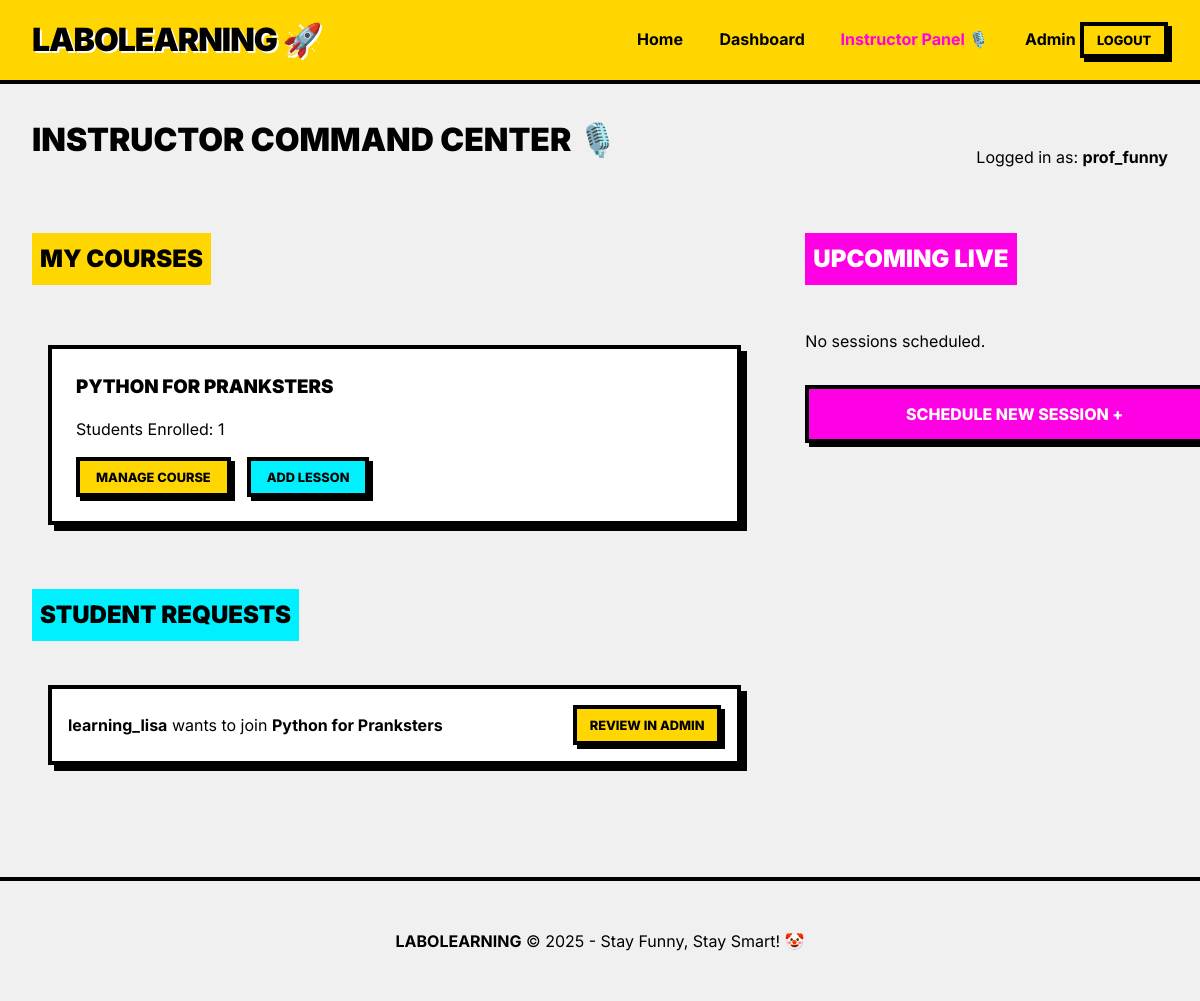
/live/instructor/ (signed in), run on an earlier commit of the app's database.
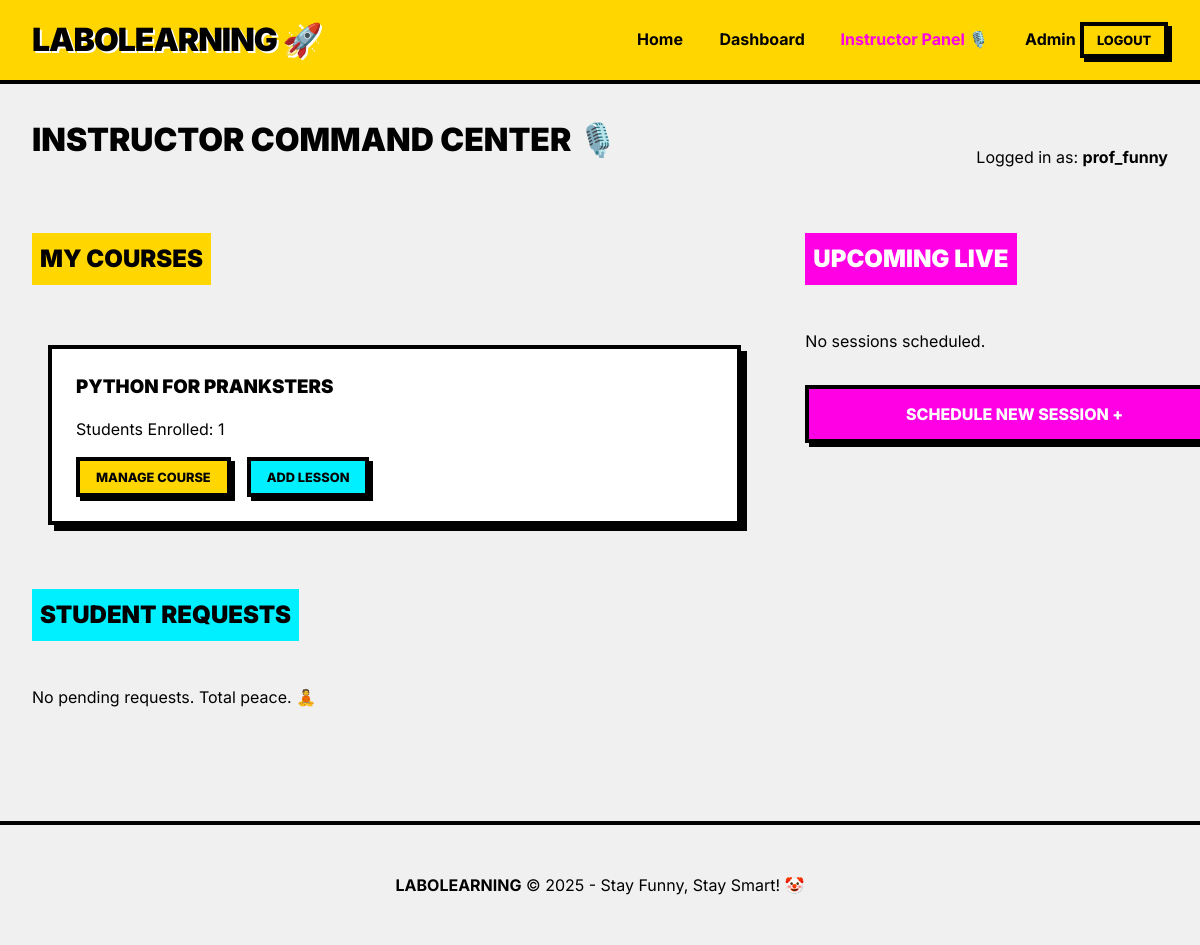
And on a later commit of the database.
### courses/models.py (models this page shows, shortened)
class Course(models.Model):
    title = models.CharField(max_length=200)
    description = models.TextField()
    instructor = models.ForeignKey(settings.AUTH_USER_MODEL, on_delete=models.CASCADE, related_name='teaching_courses')
    thumbnail = models.ImageField(upload_to='course_thumbnails/', blank=True, null=True)
    created_at = models.DateTimeField(auto_now_add=True)

class EnrollmentRequest(models.Model):
    STATUS_CHOICES = (
        ('pending', 'Pending'),
        ('approved', 'Approved'),
        ('rejected', 'Rejected'),
    )
    student = models.ForeignKey(settings.AUTH_USER_MODEL, on_delete=models.CASCADE, related_name='enrollment_requests')
    course = models.ForeignKey(Course, on_delete=models.CASCADE, related_name='enrollment_requests')
    status = models.CharField(max_length=10, choices=STATUS_CHOICES, default='pending')
    requested_at = models.DateTimeField(auto_now_add=True)
    processed_at = models.DateTimeField(null=True, blank=True)

### users/models.py (models this page shows, shortened)
class User(AbstractUser):
    ROLE_CHOICES = (
        ('student', 'Student'),
        ('instructor', 'Instructor'),
        ('admin', 'Admin'),
    )
    role = models.CharField(max_length=20, choices=ROLE_CHOICES, default='student')
    bio = models.TextField(blank=True, null=True)
    device_limit = models.IntegerField(default=1) # Requirement: device limit control
    @property
    def unread_notifications_count(self):
        return self.notifications.filter(is_read=False).count()

### live_sessions/views.py (the view)
# urls.py: path('instructor/', views.instructor_dashboard, name='instructor_dashboard'),
@login_required
def instructor_dashboard(request):
    if request.user.role != 'instructor' and not request.user.is_staff:
        return redirect('home')
    courses = Course.objects.filter(instructor=request.user)
    upcoming_sessions = LiveSession.objects.filter(course__instructor=request.user, scheduled_at__gte=timezone.now())
    pending_requests = EnrollmentRequest.objects.filter(course__instructor=request.user, status='pending')
    return render(request, 'live_sessions/instructor_dashboard.html', {
        'courses': courses,
        'upcoming_sessions': upcoming_sessions,
        'pending_requests': pending_requests
    })

### templates/live_sessions/instructor_dashboard.html
{% extends 'base.html' %}
{% block content %}
<div style="display: flex; justify-content: space-between; align-items: flex-end; margin-bottom: 3rem;">
    <h1>Instructor Command Center 🎙️</h1>
    <p>Logged in as: <strong>{{ user.username }}</strong></p>
</div>
<div style="display: grid; grid-template-columns: 2fr 1fr; gap: 3rem;">
    <div>
        <h2 style="background: var(--primary-color); padding: 0.5rem; display: inline-block;">My Courses</h2>
        <div style="display: grid; grid-template-columns: 1fr; gap: 1.5rem; margin-top: 1.5rem;">
            {% for course in courses %}
            <div class="brutal-card" style="padding: 1.5rem;">
                <h3 style="margin: 0;"><a href="{% url 'course_detail' course.id %}"
                        style="text-decoration: none; color: inherit;">{{ course.title }}</a></h3>
                <p>Students Enrolled: {{ course.enrollments.count }}</p>
                <div style="display: flex; gap: 1rem; margin-top: 1rem;">
                    <a href="{% url 'course_detail' course.id %}" class="brutal-btn"
                        style="padding: 0.4rem 1rem; font-size: 0.8rem;">Manage Course</a>
                    <a href="{% url 'add_lesson' course.id %}" class="brutal-btn accent"
                        style="padding: 0.4rem 1rem; font-size: 0.8rem;">Add Lesson</a>
                </div>
            </div>
            {% endfor %}
        </div>
        <h2 style="background: var(--accent-color); padding: 0.5rem; display: inline-block; margin-top: 3rem;">Student
            Requests</h2>
        <div style="margin-top: 1.5rem;">
            {% for req in pending_requests %}
            <div class="brutal-card"
                style="display: flex; justify-content: space-between; align-items: center; padding: 1rem;">
                <div>
                    <strong>{{ req.student.username }}</strong> wants to join <strong>{{ req.course.title }}</strong>
                </div>
                <a href="{% url 'admin:courses_enrollmentrequest_change' req.id %}" class="brutal-btn"
                    style="padding: 0.4rem 0.8rem; font-size: 0.8rem;">Review in Admin</a>
            </div>
            {% empty %}
            <p>No pending requests. Total peace. 🧘</p>
            {% endfor %}
        </div>
    </div>
    <div>
        <h2 style="background: var(--secondary-color); color: white; padding: 0.5rem; display: inline-block;">Upcoming
            Live</h2>
        <div style="margin-top: 1.5rem;">
            {% for sess in upcoming_sessions %}
            <div class="brutal-card" style="padding: 1rem; margin-bottom: 1rem;">
                <strong>{{ sess.title }}</strong><br>
                <small>{{ sess.scheduled_at }} ({{ sess.duration_minutes }} min)</small>
                <div style="margin-top: 1rem;">
                    <a href="{% url 'session_detail' sess.id %}" class="brutal-btn accent"
                        style="width: 100%; text-align: center;">Start Session 🚀</a>
                </div>
            </div>
            {% empty %}
            <p>No sessions scheduled.</p>
            {% endfor %}
            <a href="{% url 'add_live_session' %}" class="brutal-btn secondary"
                style="width: 100%; text-align: center; margin-top: 1rem;">Schedule
                New Session +</a>
        </div>
    </div>
</div>
{% endblock %}

What changed in the data, as far as the page shows it:
no longer on this page (row edited): EnrollmentRequest: student.username "learning_lisa", course "Python for Pranksters"
Also different on the page:
text now shown: "No pending requests. Total peace. 🧘"
